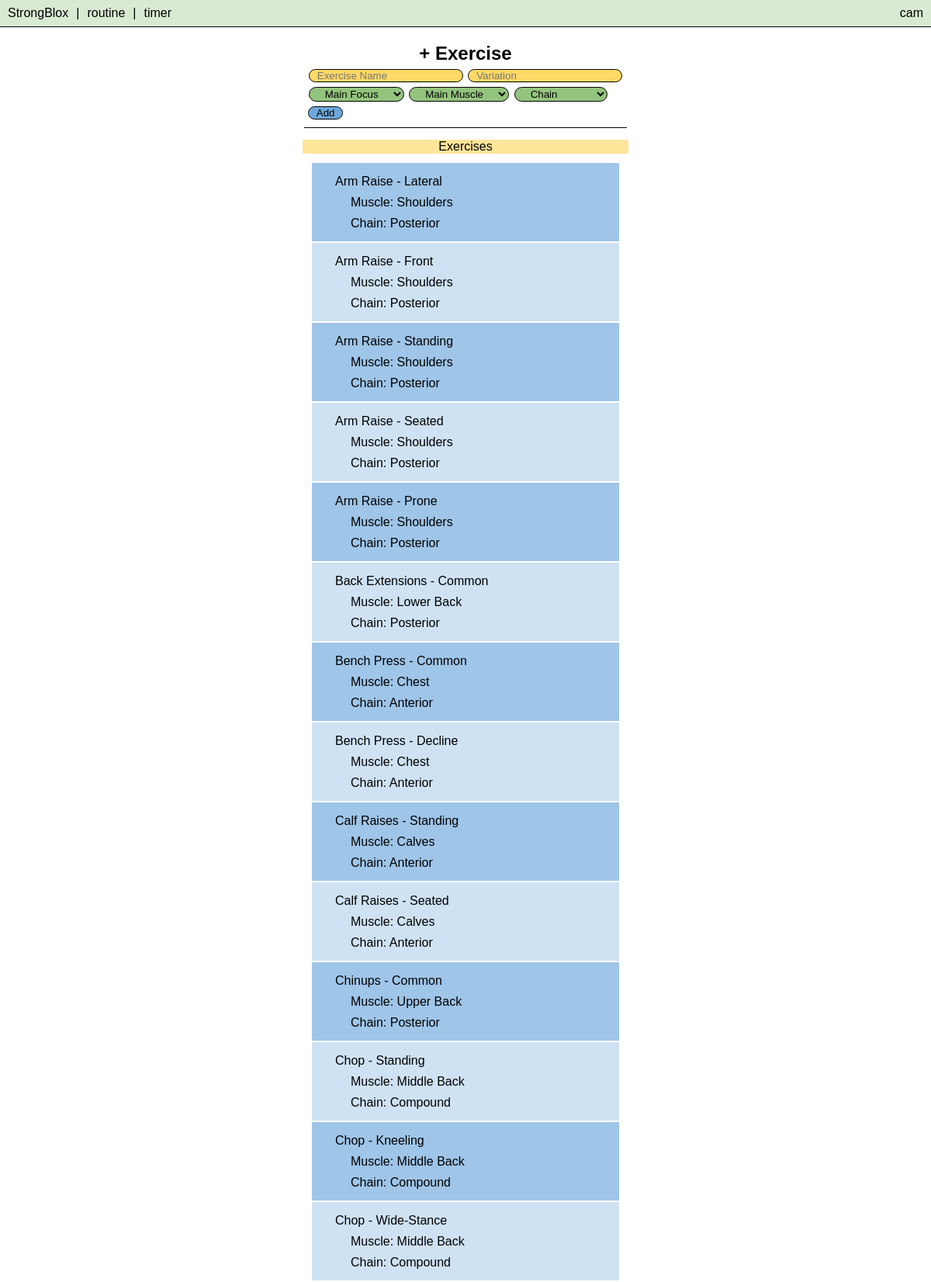
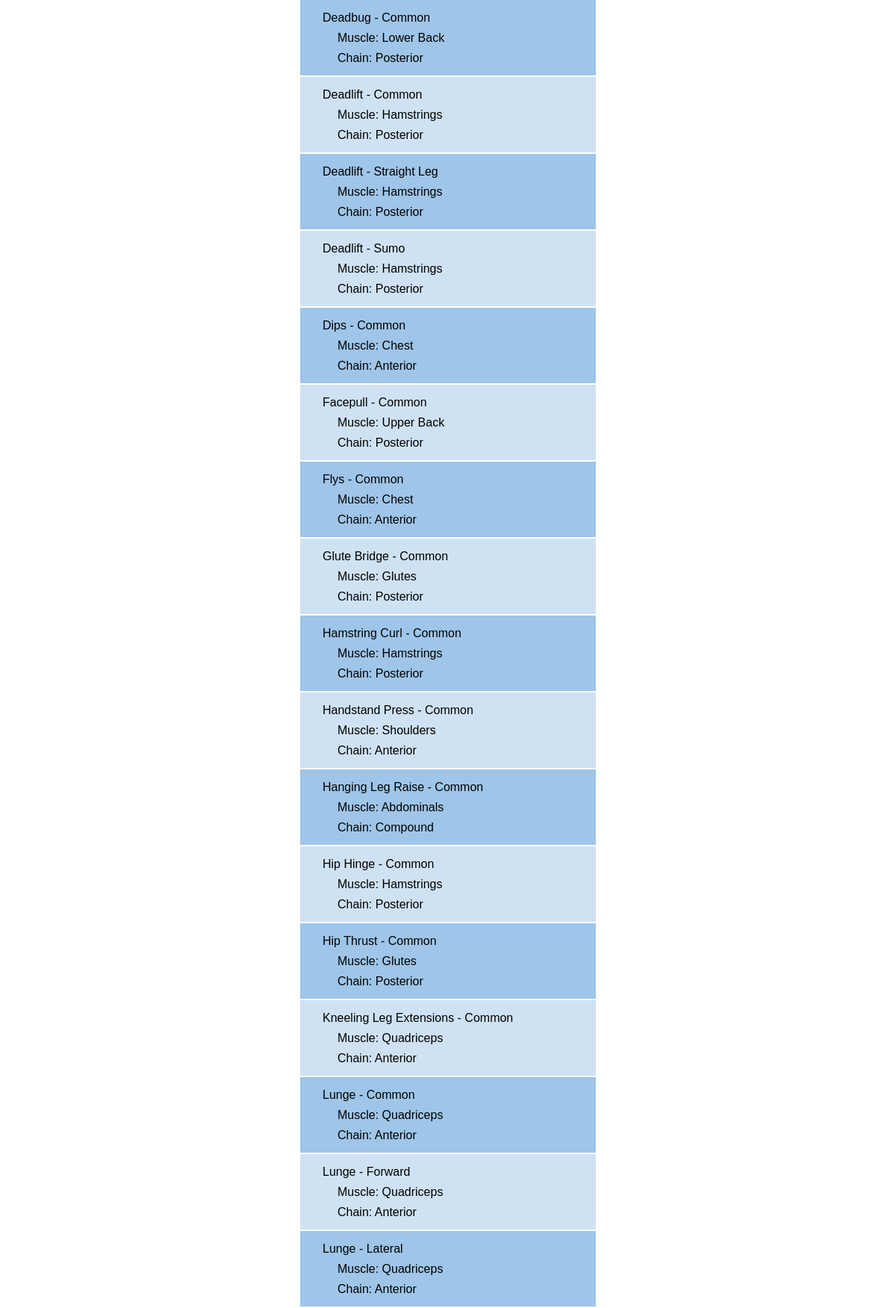
/exercises (signed in, upper part), run on the app's committed database (2 pictures, top to bottom).
### tables this page shows
CREATE TABLE exercises (
        exercise_id INTEGER PRIMARY KEY,
        exercise TEXT NOT NULL,
        variation TEXT,
        focus TEXT,
        chain TEXT,
        muscle TEXT,
        user_id INTEGER
    );

### app.py (the view)
@app.route("/exercises", methods=["GET", "POST"])
@login_required
def exercises():
    if request.method == "POST":
        exercise = request.form.get("exercise")
        variation = request.form.get("variation")
        focus = request.form.get("focus")
        muscle = request.form.get("muscle")
        chain = request.form.get("chain")
        db = sqlite3.connect("workouts.db")
        cur = db.cursor()
        cur.execute("INSERT INTO exercises (exercise, variation, focus, muscle, chain, user_id) VALUES(?,?,?,?,?,?)",
                    (exercise, variation, focus, muscle, chain, session["user_id"]))
        db.commit()
        db.close()
        return redirect("/exercises")
    else:
        db = sqlite3.connect("workouts.db")
        db.row_factory = sqlite3.Row
        cur = db.cursor()
        cur.execute("SELECT muscle FROM muscles WHERE user_id IS NULL OR user_id = ?", (session["user_id"],))
        muscles = cur.fetchall()
        cur.execute("SELECT * FROM exercises WHERE user_id IS NULL OR user_id = ? ORDER BY exercise", (session["user_id"],))
        exercises = cur.fetchall()
        return render_template("exercises.html", exercises=exercises, muscles=muscles, chains=CHAINS, focuses=FOCUSES, antirotations=ANTIROTATIONS)

### app.py (called while the page is built)
def login_required(f):
    @wraps(f)
    def decorated_function(*args, **kwargs):
        if session.get("user_id") is None:
            return redirect("/login")
        return f(*args, **kwargs)
    return decorated_function

@app.after_request
def after_request(response):
    response.headers["Cache-Control"] = "no-cache, no-store, must-revalidate"
    response.headers["Expires"] = 0
    response.headers["Pragma"] = "no-cache"
    return response

### templates/exercises.html (shortened to what this page needs)
{% extends "layout.html" %}
{% block body %}
    <div class="container">
        <div class="section interactive">
            <h2>+ Exercise</h2>
            <form method="post">
                <input autocomplete="off" name="exercise" placeholder="Exercise Name" type="text">
                <input autocomplete="off" name="variation" placeholder="Variation" type="text">
                <br>
                <select name="focus">
                    <option disabled selected>Main Focus</option>
                </select>
                <select name="muscle">
                    <option disabled selected>Main Muscle</option>
                </select>
                <select name="chain">
                    <option disabled selected>Chain</option>
                </select>
                <br>
                <input class="lists" type="submit" value="Add">
            </form>
        </div>
        <div class="section data">
            <table id="table-exercises">
                <p class="history-calendar">Exercises</p>
                <tbody>
                    {% for exercise in exercises %}
                        <tr>
                            <td>
                                <span class="parent">{{ exercise.exercise }} - {{ exercise.variation }}</span><br>
                                <span class="child">Muscle: {{ exercise.muscle }} </span><br>
                                <span class="child">Chain: {{ exercise.chain }}</span>
                            </td>
                        </tr>
                    {% endfor %}
                </tbody>
            </table>
        </div>
    </div>
{% endblock %}

### static/styles.css (style rules this page uses)
* { font-family: 'Trebuchet MS', sans-serif; }
body { margin: 0px; }
h2 { text-align: center; margin-top: 10px; margin-bottom: 5px; }
p { margin-top: 10px; margin-bottom: 5px; }
.container { margin-bottom: 10px; padding-bottom: 10px; position: relative; width: 100%; overflow: auto; top: 40px; bottom: 0px; left: 50%; transform: translateX(-50%); }
.section { padding: 5px; margin-left: auto; margin-right: auto; width: fit-content; }
.interactive { background-color: white; border-bottom: 1px solid black; }
.data { background-color: white; }
select { background-color: #93c47d; color: black; border: 1px solid black; border-radius: 12px; padding: .01em 16px; margin: 1px; margin-bottom: 5px; }
input { background-color: #ffd966; color: black; border: 1px solid black; border-radius: 12px; padding: 0px 10px; margin: 1px; margin-bottom: 5px; }
#table-exercises { margin: 10px; width: 90vw; max-width: 400px; }
#table-exercises td { padding: 10px; }
#table-exercises td > span { padding: 10px; margin: 10px; line-height: 27px; }
#table-exercises td > span.child { padding-left: 30px; }
#table-exercises tbody > tr:nth-child(even) { background-color: #cfe2f3; }
#table-exercises tbody > tr:nth-child(odd) { background-color: #9fc5e8; }
.history-calendar { text-align: center; background-color: #ffe599; }
.lists { margin-left: auto; margin-right: auto; width: fit-content; background-color: #6fa8dc; }

### data on the page
exercises: exercise "Arm Raise", variation "Lateral", muscle "Shoulders", chain "Posterior"
exercises: exercise "Arm Raise", variation "Front", muscle "Shoulders", chain "Posterior"
exercises: exercise "Arm Raise", variation "Standing", muscle "Shoulders", chain "Posterior"
exercises: exercise "Arm Raise", variation "Seated", muscle "Shoulders", chain "Posterior"
exercises: exercise "Arm Raise", variation "Prone", muscle "Shoulders", chain "Posterior"
exercises: exercise "Back Extensions", variation "Common", muscle "Lower Back", chain "Posterior"
exercises: exercise "Bench Press", variation "Common", muscle "Chest", chain "Anterior"
exercises: exercise "Bench Press", variation "Decline", muscle "Chest", chain "Anterior"
exercises: exercise "Calf Raises", variation "Standing", muscle "Calves", chain "Anterior"
exercises: exercise "Calf Raises", variation "Seated", muscle "Calves", chain "Anterior"
exercises: exercise "Chinups", variation "Common", muscle "Upper Back", chain "Posterior"
exercises: exercise "Chop", variation "Standing", muscle "Middle Back", chain "Compound"
exercises: exercise "Chop", variation "Kneeling", muscle "Middle Back", chain "Compound"
exercises: exercise "Chop", variation "Wide-Stance", muscle "Middle Back", chain "Compound"
exercises: exercise "Deadbug", variation "Common", muscle "Lower Back", chain "Posterior"
exercises: exercise "Deadlift", variation "Common", muscle "Hamstrings", chain "Posterior"
exercises: exercise "Deadlift", variation "Straight Leg", muscle "Hamstrings", chain "Posterior"
exercises: exercise "Deadlift", variation "Sumo", muscle "Hamstrings", chain "Posterior"
exercises: exercise "Dips", variation "Common", muscle "Chest", chain "Anterior"
exercises: exercise "Facepull", variation "Common", muscle "Upper Back", chain "Posterior"
exercises: exercise "Flys", variation "Common", muscle "Chest", chain "Anterior"
exercises: exercise "Glute Bridge", variation "Common", muscle "Glutes", chain "Posterior"
exercises: exercise "Hamstring Curl", variation "Common", muscle "Hamstrings", chain "Posterior"
exercises: exercise "Handstand Press", variation "Common", muscle "Shoulders", chain "Anterior"
exercises: exercise "Hanging Leg Raise", variation "Common", muscle "Abdominals", chain "Compound"
exercises: exercise "Hip Hinge", variation "Common", muscle "Hamstrings", chain "Posterior"
exercises: exercise "Hip Thrust", variation "Common", muscle "Glutes", chain "Posterior"
exercises: exercise "Kneeling Leg Extensions", variation "Common", muscle "Quadriceps", chain "Anterior"
exercises: exercise "Lunge", variation "Common", muscle "Quadriceps", chain "Anterior"
exercises: exercise "Lunge", variation "Forward", muscle "Quadriceps", chain "Anterior"
exercises: exercise "Lunge", variation "Lateral", muscle "Quadriceps", chain "Anterior"

### other printed values
{{ session["username"] }} "cam"
